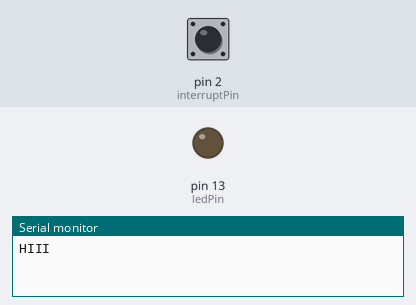
A sketch run on a simulated Arduino Uno, built with avr-gcc and run on an emulated ATmega328P. Shown: output pins drawn as LEDs (lit = HIGH), the last lines printed to the serial monitor. The inputs (shaded band) are chosen by the test bench; at power-on: pin 2 (interruptPin) LOW.

Above: at 1.2 s.
1.3 s: pin 2 (interruptPin) pulled HIGH for 0.15 s
At 2.4 s:
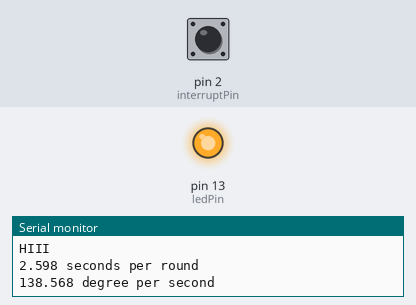
2.9 s: pin 2 (interruptPin) pulled HIGH for 1 s
At 3.6 s:
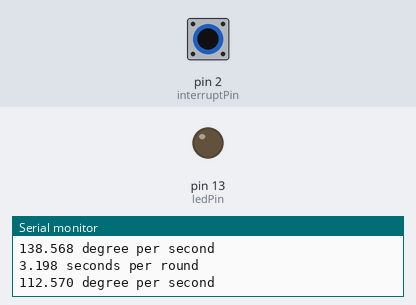
5.4 s: pin 2 (interruptPin) pulled HIGH for 3.2 s
At 6.7 s:
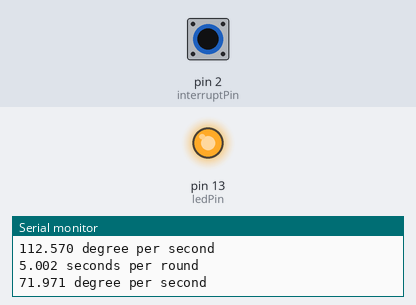
Timing chart, 0 to 8.4 s (numbered marks = the images above; inputs shaded):
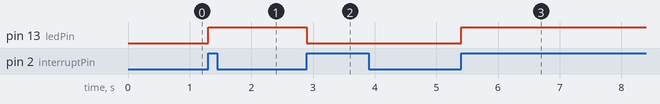

Measured:
- after the input at 1.3 s, pin 13 (ledPin): LOW → HIGH at once
- after the input at 2.9 s, pin 13 (ledPin): HIGH → LOW at once
- after the input at 5.4 s, pin 13 (ledPin): LOW → HIGH at once

The sketch:

test_windspeed.ino
```cpp
const byte ledPin = 13;
const byte interruptPin = 2; //interruptPin now changed from 3 to 2
volatile byte state = LOW;

volatile uint32_t prev_mil = 0; //start measured time
volatile uint32_t cur_mil = 0;  //stop measured time

volatile int flag = 0;
//volatile bool flag = false;

void setup() {
  pinMode(ledPin, OUTPUT);
  pinMode(interruptPin, INPUT);
  attachInterrupt(digitalPinToInterrupt(interruptPin), blink, RISING);  //RISING is happened when the pulse of interrupt pin goes from low to high
  Serial.begin(115200);
  prev_mil = millis();

  Serial.println("HIII");
}

void loop()
{
  //digitalWrite(ledPin, state);
  if(flag == 1)
  {
    float sec = (float)(cur_mil-prev_mil)/1000; //1000 is to change from ms to s
    float _speed = 180 / sec;  //180 is the degree between 2 consecutive switch close (half turn)
    Serial.print(sec*2,3);  //*2 for full turn
    Serial.println(" seconds per round");
    Serial.print(_speed,3);   // degree per second
    Serial.println(" degree per second");
    flag = 0;
    prev_mil = cur_mil;
  }
}

void blink()   //use blinking led to see whether variable state is correct or not
{
  cur_mil = millis();  //millis is the number of milisec passed
  flag = 1;
  state = !state;
  digitalWrite(ledPin, state);
}
```
